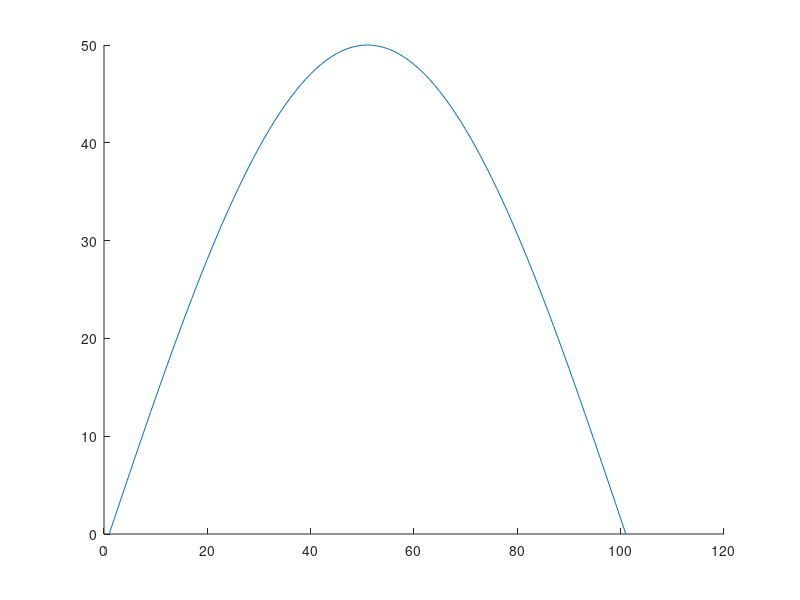

This chart was generated by the following MATLAB code:
%non fa altro che plottare un seno
%inutile

% f=7;
% dt=1;
% I= 61.4;
% tend=1000;
% z=1:dt:tend;
% y =I*(sin(2*3.14*f*z));
% plot(y);
yt=[];

tstart=0;dt=1;tend=100;%lavoriamo in millisecondi
 sigfreq=8*0.001;

for t=tstart:dt:tend
    %----Segnali per la ricerca delle frequenze
    %y = 50*sin(2*pi*sigfreq*t/dt);
    y = 50*sin(pi*t/100);
     yt=[yt y];
end

%figure
hold on
plot(yt);